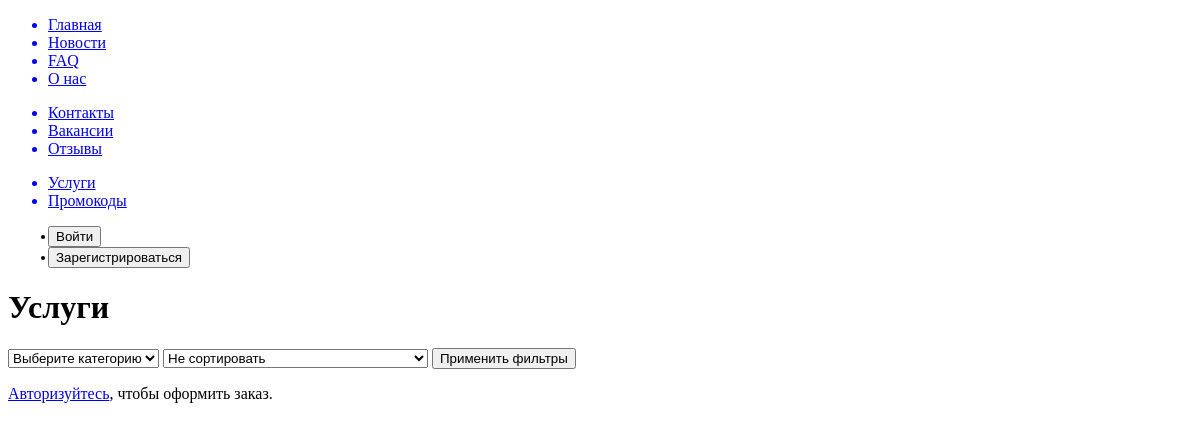
Page /clinic/services on the earlier database version.
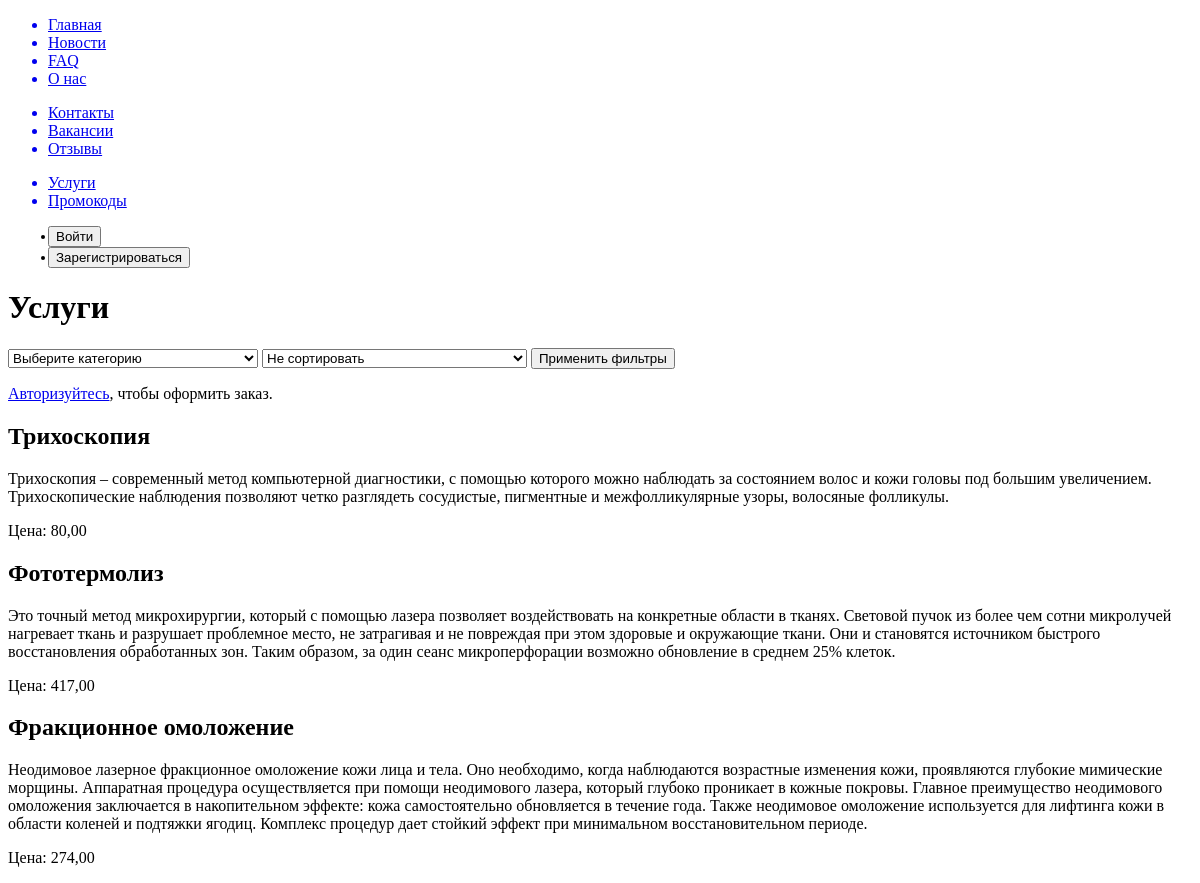
Same page on the later database version.
### clinic/models.py (models this page shows, shortened)
class Services(models.Model):
    title = models.CharField('Название', max_length=70)
    description = models.TextField('Описание')
    service_specialization = models.ForeignKey(ServiceSpecializations, on_delete=models.CASCADE,
                                               verbose_name='Специализация услуги', related_name='services')
    price = models.DecimalField('Цена', max_digits=10, decimal_places=2)
    class Meta:
        verbose_name = 'Услуга'
        verbose_name_plural = 'Услуги'

### clinic/views.py (the view, shortened to what this page needs)
# urls.py: path('services', views.services_view, name='services'),
def services_view(request):
    services = Services.objects.order_by('-id')
    service_specializations = ServiceSpecializations.objects.filter(services__in=services).distinct()
    category = request.GET.get('category')
    if category:
        services = services.filter(service_specialization__service_category=category)
    sort = request.GET.get('sort')
    if sort == 'price_asc':
        services = services.order_by('price')
    elif sort == 'price_desc':
        services = services.order_by('-price')
    ordered_services = request.session.get('ordered_services', [])
    ordered_services_objects = Services.objects.filter(id__in=ordered_services)
    print(ordered_services_objects)
    return render(request, 'clinic/services.html', {
        'services': services,
        'service_specializations': service_specializations,
        'selected_category': category,
        'selected_sort': sort,
        'ordered_services': ordered_services_objects
    })

### clinic/templates/clinic/services.html (shortened to what this page needs)
{% extends 'main/layout.html' %}
{% block content %}
    <h1>Услуги</h1>
    <form action="{% url 'services' %}" method="get">
    <select name="category">
        <option value="">Выберите категорию</option>
    </select>
    <select name="sort">
        <option value="">Не сортировать</option>
    </select>
    <button type="submit">Применить фильтры</button>
    </form>
    {% if user.is_authenticated %}
        {% if user.client %}
            <form action="{% url 'ordering' %}" method="get">
                {% csrf_token %}
                <button type="submit">Оформить заказ</button>
            </form>
        {% else %}
            <p>Оформить заказ может только клиент.</p>
        {% endif %}
    {% else %}
        <p><a href="{% url 'to_login' %}">Авторизуйтесь</a>, чтобы оформить заказ.</p>
    {% endif %}
    {% for service in services %}
        <div class="service">
            <h2>{{ service.title }}</h2>
            <p>{{ service.description }}</p>
            <p>Цена: {{ service.price }}</p>
        </div>
    {% endfor %}
{% endblock %}

Differences in the rows shown:
added Services: title "Трихоскопия", description "Трихоскопия – современный метод компьютерной диагностики, с помощью которого можно наблюдать за состоянием волос и кожи головы под большим увеличением. Трихоскопические наблюдения позволяют четко разглядеть сосудистые, пигментные и межфолликулярные узоры, волосяные фолликулы.", price "80,00"
added Services: title "Фототермолиз", description "Это точный метод микрохирургии, который с помощью лазера позволяет воздействовать на конкретные области в тканях. Световой пучок из более чем сотни микролучей нагревает ткань и разрушает проблемное место, не затрагивая и не повреждая при этом здоровые и окружающие ткани. Они и становятся источником быстрого восстановления обработанных зон. Таким образом, за один сеанс микроперфорации возможно обновление в среднем 25% клеток.", price "417,00"
added Services: title "Фракционное омоложение", description "Неодимовое лазерное фракционное омоложение кожи лица и тела. Оно необходимо, когда наблюдаются возрастные изменения кожи, проявляются глубокие мимические морщины. Аппаратная процедура осуществляется при помощи неодимового лазера, который глубоко проникает в кожные покровы. Главное преимущество неодимового омоложения заключается в накопительном эффекте: кожа самостоятельно обновляется в течение года. Также неодимовое омоложение используется для лифтинга кожи в области коленей и подтяжки ягодиц. Комплекс процедур дает стойкий эффект при минимальном восстановительном периоде.", price "274,00"
